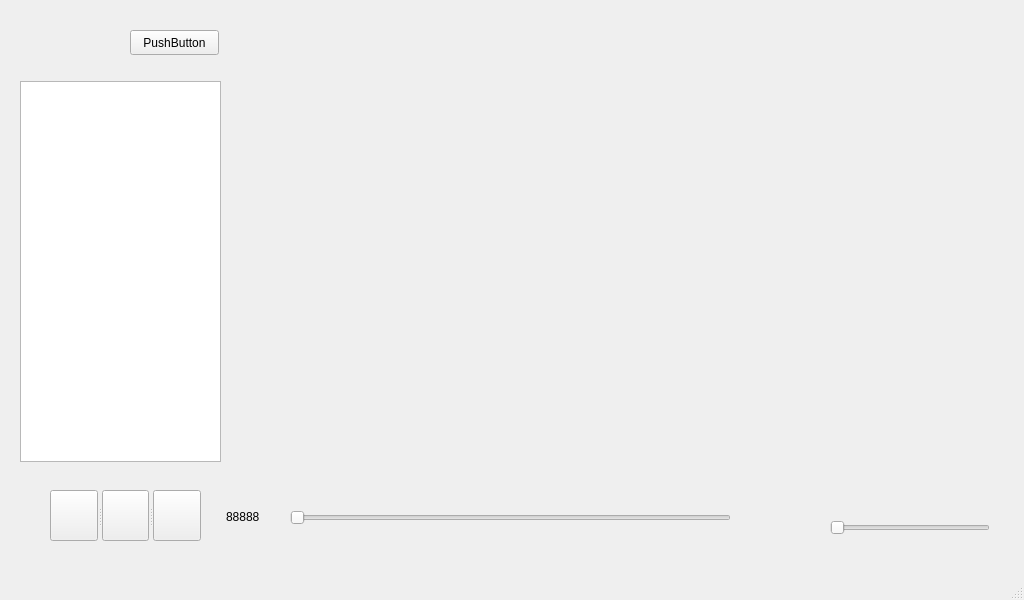
<?xml version="1.0" encoding="UTF-8"?>
<ui version="4.0">
 <class>MainWindow</class>
 <widget class="QMainWindow" name="MainWindow">
  <property name="geometry">
   <rect>
    <x>0</x>
    <y>0</y>
    <width>1024</width>
    <height>600</height>
   </rect>
  </property>
  <property name="minimumSize">
   <size>
    <width>0</width>
    <height>0</height>
   </size>
  </property>
  <property name="windowTitle">
   <string>MainWindow</string>
  </property>
  <widget class="QWidget" name="centralWidget">
   <widget class="QPushButton" name="pushButton_2">
    <property name="geometry">
     <rect>
      <x>130</x>
      <y>30</y>
      <width>89</width>
      <height>25</height>
     </rect>
    </property>
    <property name="text">
     <string>PushButton</string>
    </property>
   </widget>
   <widget class="QSlider" name="horizontalSlider">
    <property name="geometry">
     <rect>
      <x>290</x>
      <y>510</y>
      <width>441</width>
      <height>16</height>
     </rect>
    </property>
    <property name="orientation">
     <enum>Qt::Horizontal</enum>
    </property>
   </widget>
   <widget class="QLabel" name="label">
    <property name="geometry">
     <rect>
      <x>790</x>
      <y>510</y>
      <width>26</width>
      <height>31</height>
     </rect>
    </property>
    <property name="text">
     <string/>
    </property>
    <property name="pixmap">
     <pixmap resource="res.qrc">:/image/voice_2.png</pixmap>
    </property>
    <property name="scaledContents">
     <bool>true</bool>
    </property>
   </widget>
   <widget class="QSlider" name="horizontalSlider_2">
    <property name="geometry">
     <rect>
      <x>830</x>
      <y>520</y>
      <width>160</width>
      <height>16</height>
     </rect>
    </property>
    <property name="orientation">
     <enum>Qt::Horizontal</enum>
    </property>
   </widget>
   <widget class="QListWidget" name="listWidget">
    <property name="geometry">
     <rect>
      <x>20</x>
      <y>81</y>
      <width>201</width>
      <height>381</height>
     </rect>
    </property>
   </widget>
   <widget class="QLabel" name="currcnt">
    <property name="geometry">
     <rect>
      <x>226</x>
      <y>506</y>
      <width>51</width>
      <height>21</height>
     </rect>
    </property>
    <property name="text">
     <string>88888</string>
    </property>
   </widget>
   <widget class="QSplitter" name="splitter">
    <property name="geometry">
     <rect>
      <x>50</x>
      <y>490</y>
      <width>151</width>
      <height>51</height>
     </rect>
    </property>
    <property name="orientation">
     <enum>Qt::Horizontal</enum>
    </property>
    <widget class="QPushButton" name="pushButton_4">
     <property name="text">
      <string/>
     </property>
     <property name="icon">
      <iconset resource="res.qrc">
       <normaloff>:/image/up.png</normaloff>:/image/up.png</iconset>
     </property>
     <property name="iconSize">
      <size>
       <width>35</width>
       <height>35</height>
      </size>
     </property>
    </widget>
    <widget class="QPushButton" name="pushButton">
     <property name="text">
      <string/>
     </property>
     <property name="icon">
      <iconset resource="res.qrc">
       <normaloff>:/image/start1.png</normaloff>:/image/start1.png</iconset>
     </property>
     <property name="iconSize">
      <size>
       <width>45</width>
       <height>45</height>
      </size>
     </property>
    </widget>
    <widget class="QPushButton" name="pushButton_3">
     <property name="text">
      <string/>
     </property>
     <property name="icon">
      <iconset resource="res.qrc">
       <normaloff>:/image/down.png</normaloff>:/image/down.png</iconset>
     </property>
     <property name="iconSize">
      <size>
       <width>35</width>
       <height>35</height>
      </size>
     </property>
    </widget>
   </widget>
  </widget>
  <widget class="QMenuBar" name="menuBar">
   <property name="geometry">
    <rect>
     <x>0</x>
     <y>0</y>
     <width>1024</width>
     <height>28</height>
    </rect>
   </property>
  </widget>
  <widget class="QStatusBar" name="statusBar"/>
 </widget>
 <layoutdefault spacing="6" margin="11"/>
 <resources>
  <include location="res.qrc"/>
 </resources>
 <connections/>
</ui>
